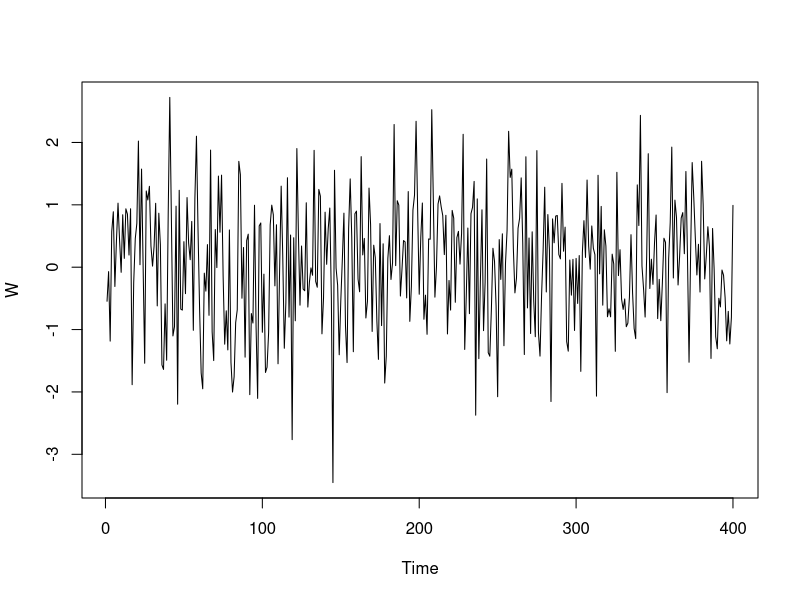
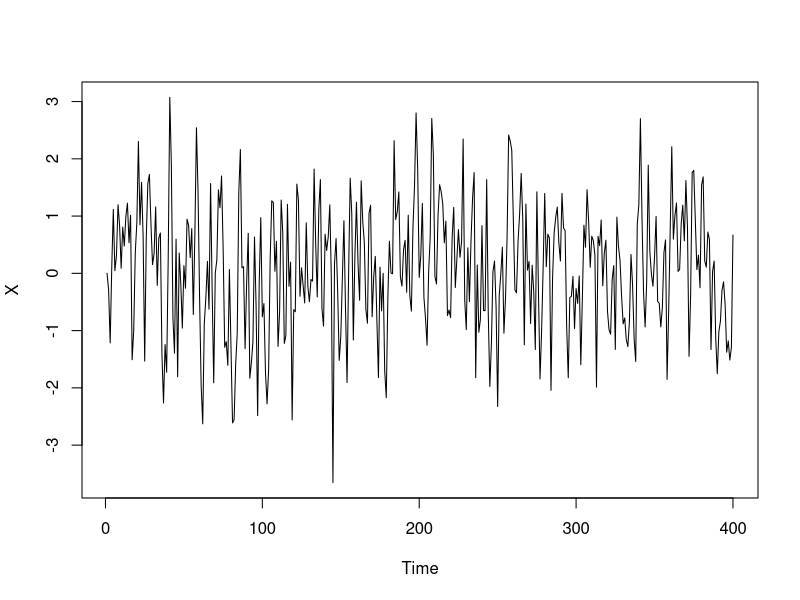
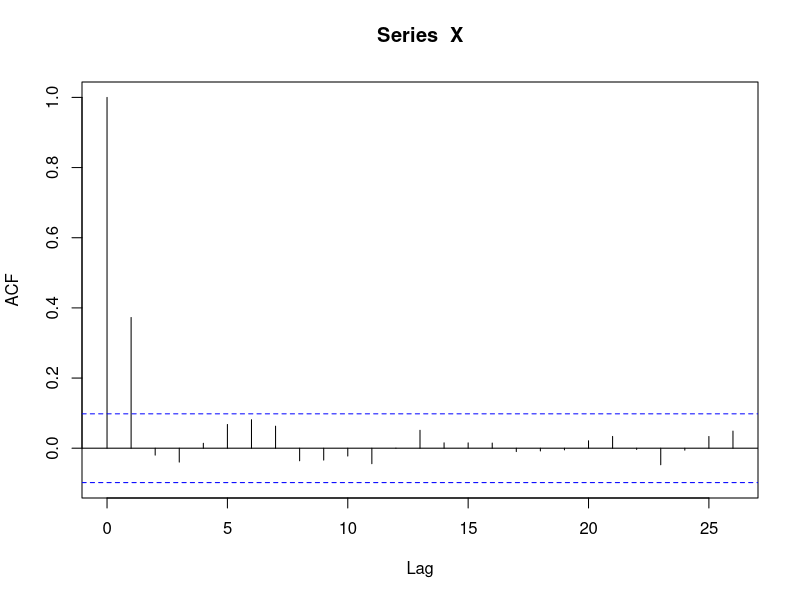
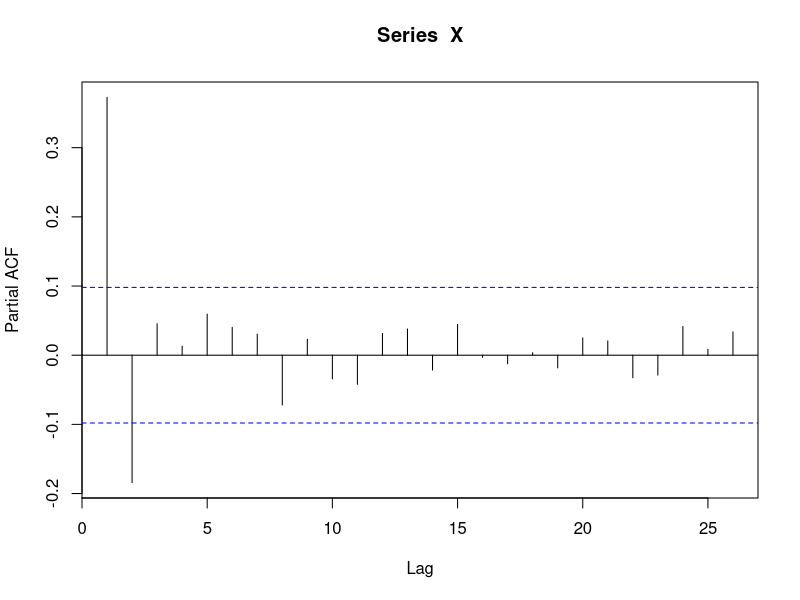
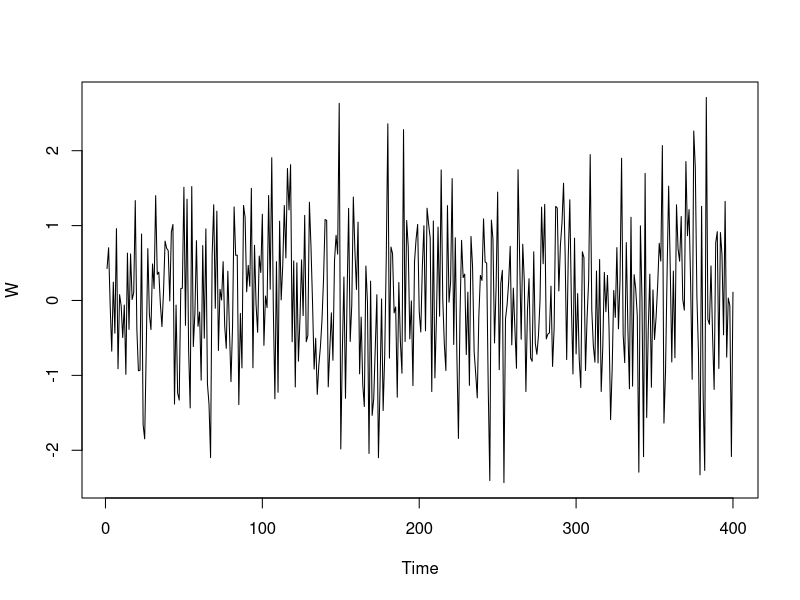
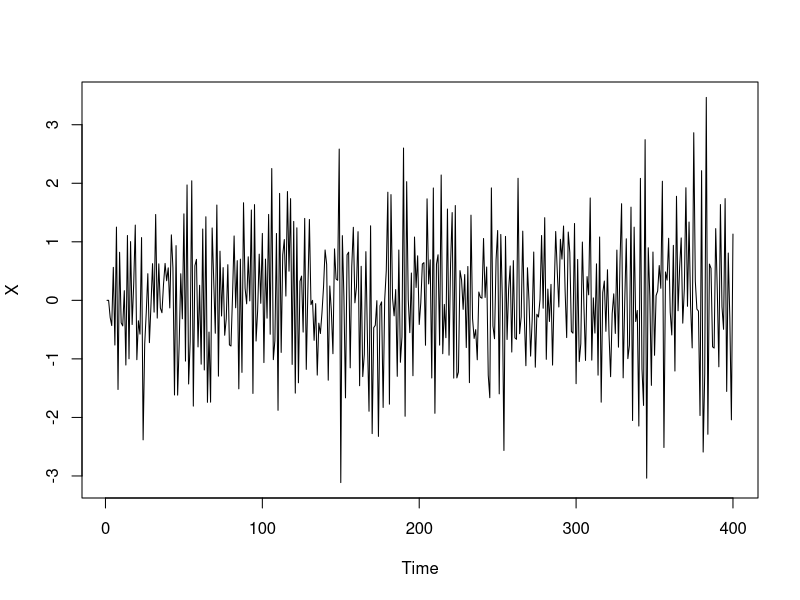
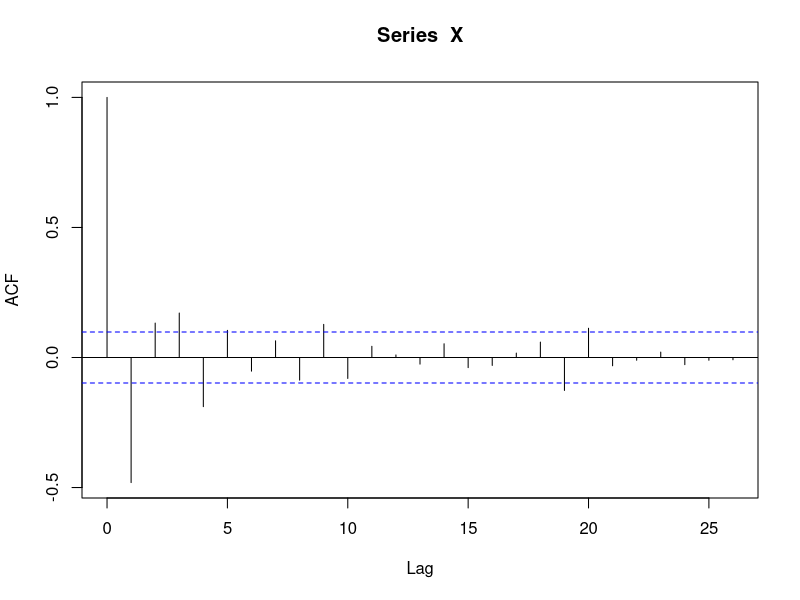
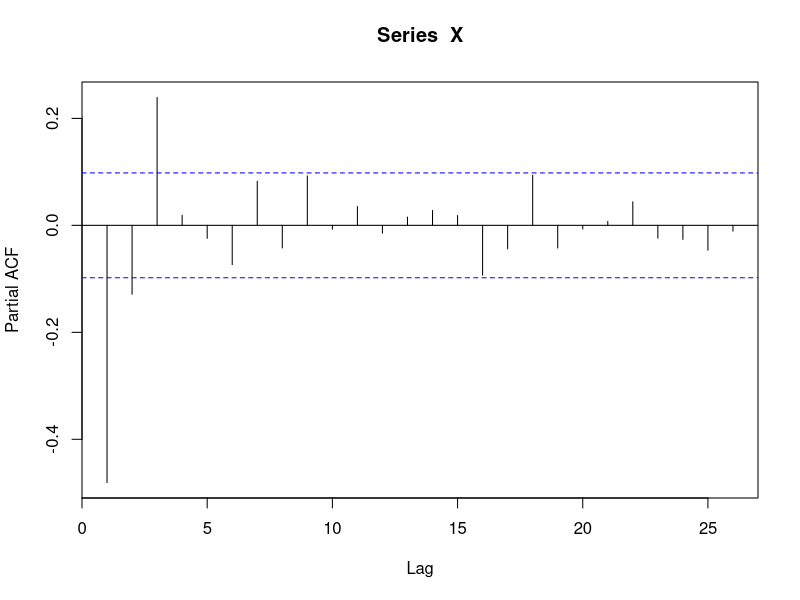

These figures' R source, in order:
## ---- chunk 1
knitr::opts_chunk$set(echo = TRUE)
## ---- chunk 2
n<-400
W<-rnorm(n)
X<-numeric(n)

for (t in 2:n)
  X[t]<-0.4*W[t-1]+W[t]

ts.plot(W)
ts.plot(X)

acfx<-acf(X)
acfx
pacfx<-pacf(X)
pacfx
## ---- chunk 3
n<-400
W<-rnorm(n)
X<-numeric(n)

for (t in 3:n)
  X[t]<-0.3*W[t-2]-0.5*W[t-1]+W[t]

ts.plot(W)
ts.plot(X)

acfx<-acf(X)
acfx
pacfx<-pacf(X)
pacfx
## ---- chunk 4
n<-400
W<-rnorm(n)
X<-numeric(n)
X[1]<-0
X[2]<-0

for (t in 2:n)
  X[t]<-0.7*X[t-1]+W[t]

ts.plot(W)
ts.plot(X)

acfx<-acf(X)
acfx
pacfx<-pacf(X)
pacfx

X1<-numeric(n)
for (t in 2:n)
  X1[t]<-X[t-1]

X2<-numeric(n)
for (t in 3:n)
  X2[t]<-X[t-2]

X3<-numeric(n)
for (t in 4:n)
  X3[t]<-X[t-3]

X4<-numeric(n)
for (t in 5:n)
  X4[t]<-X[t-4]

X5<-numeric(n)
for (t in 6:n)
  X5[t]<-X[t-5]

X<-X[-c(1:6)]
X1<-X1[-c(1:6)]
X2<-X2[-c(1:6)]
X3<-X3[-c(1:6)]
X4<-X4[-c(1:6)]
X5<-X5[-c(1:6)]

modelo1<-lm(X~X1)
summary(modelo1)

modelo2<-lm(X~X1+X2)
summary(modelo2) 

modelo3<-lm(X~X1+X2+X3)
summary(modelo3) 

modelo4<-lm(X~X1+X2+X3+X4)
summary(modelo4)

modelo5<-lm(X~X1+X2+X3+X4+X5)
summary(modelo5)
## ---- chunk 5
n<-400
W<-rnorm(n)
X<-numeric(n)
X[1]<-1
X[2]<-0

for (t in 3:n)
  X[t]<-0.2*X[t-1]+0.3*X[t-2]+W[t]

ts.plot(W)
ts.plot(X)

acfx<-acf(X)
acfx
pacfx<-pacf(X)
pacfx

X1<-numeric(n)
for (t in 2:n)
  X1[t]<-X[t-1]

X2<-numeric(n)
for (t in 3:n)
  X2[t]<-X[t-2]

X3<-numeric(n)
for (t in 4:n)
  X3[t]<-X[t-3]

X4<-numeric(n)
for (t in 5:n)
  X4[t]<-X[t-4]

X5<-numeric(n)
for (t in 6:n)
  X5[t]<-X[t-5]

X<-X[-c(1:6)]
X1<-X1[-c(1:6)]
X2<-X2[-c(1:6)]
X3<-X3[-c(1:6)]
X4<-X4[-c(1:6)]
X5<-X5[-c(1:6)]

modelo1<-lm(X~X1)
summary(modelo1)

modelo2<-lm(X~X1+X2)
summary(modelo2) 

modelo3<-lm(X~X1+X2+X3)
summary(modelo3) 

modelo4<-lm(X~X1+X2+X3+X4)
summary(modelo4)

modelo5<-lm(X~X1+X2+X3+X4+X5)
summary(modelo5)
